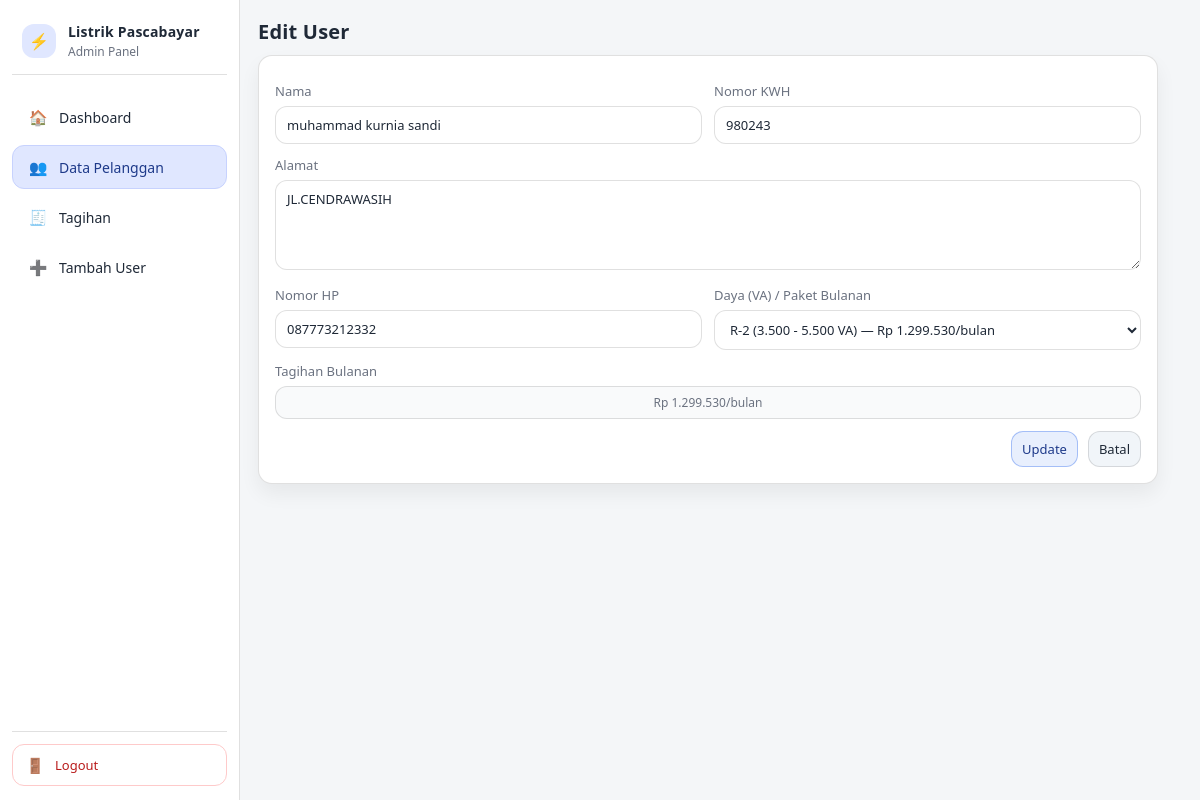
The app's page /users/edit.php?id=3 (signed in), older data.
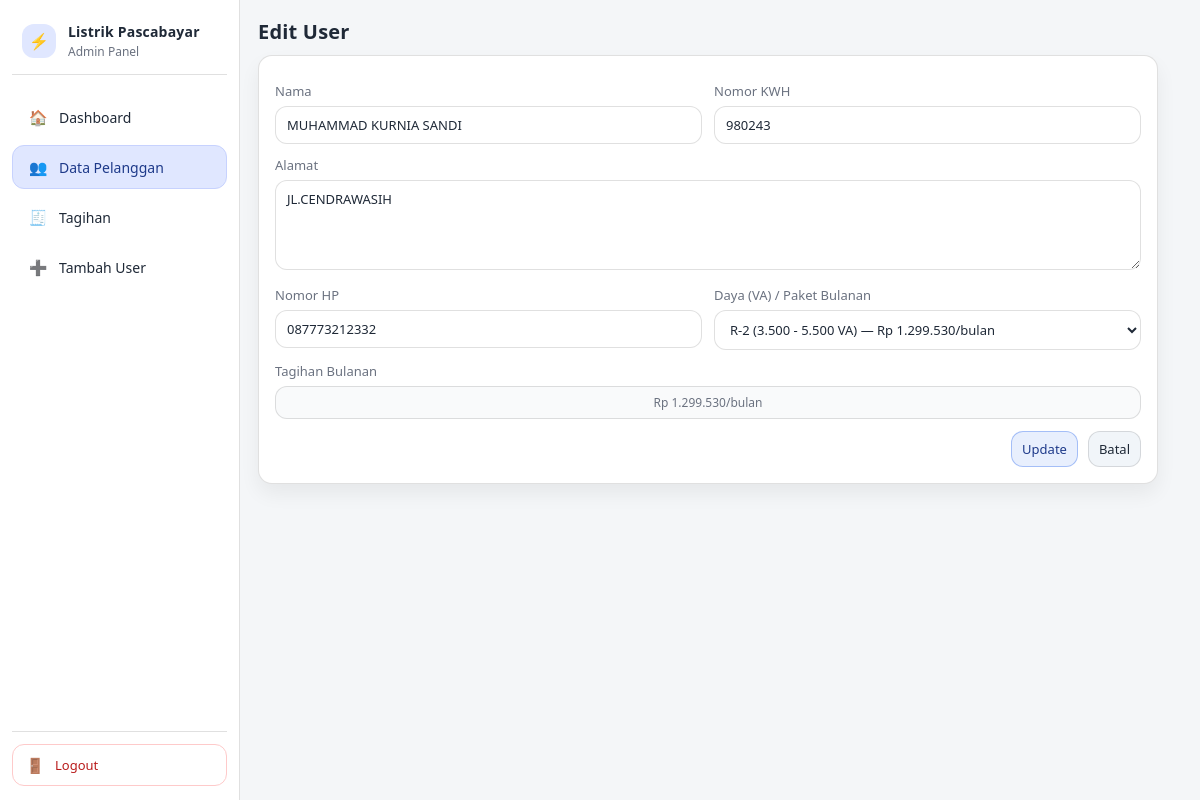
The same page, newer data.
### tables this page shows
CREATE TABLE `users` (
  `id` int(11) NOT NULL,
  `nama` varchar(100) NOT NULL,
  `nomor_kwh` varchar(30) NOT NULL,
  `alamat` text NOT NULL,
  `voltase` int(11) NOT NULL,
  `no_hp` varchar(13) NOT NULL,
  `created_at` timestamp NOT NULL DEFAULT current_timestamp(),
  `status` enum('BELUM LUNAS','LUNAS') NOT NULL DEFAULT 'BELUM LUNAS',
  `daya_va` int(11) NOT NULL DEFAULT 900,
  `tarif_per_kwh` decimal(10,2) NOT NULL DEFAULT 1352.00,
  `kwh` int(11) NOT NULL DEFAULT 0,
  `tagihan_bulanan` int(11) NOT NULL DEFAULT 452986
);

### users/edit.php (the view, shortened to what this page needs)
<?php
require __DIR__ . "/../partials/header.php";
require __DIR__ . "/../partials/sidebar.php";
require __DIR__ . "/../config.php";
$paket = [
  900  => 452986,
  1300 => 800700,
  2200 => 800700,
  3500 => 1299530,
  5500 => 1299530,
  6600 => 1699530,
];
function rupiah($n){
  return "Rp " . number_format((int)$n, 0, ',', '.');
}
$id = (int)($_GET['id'] ?? 0);
$stmt = $pdo->prepare("SELECT * FROM users WHERE id=?");
$stmt->execute([$id]);
$u = $stmt->fetch();
$valNama   = $_POST['nama'] ?? $u['nama'];
$valKwhNo  = $_POST['nomor_kwh'] ?? $u['nomor_kwh'];
$valAlamat = $_POST['alamat'] ?? $u['alamat'];
$valNoHp   = $_POST['no_hp'] ?? ($u['no_hp'] ?? '');
$valDaya   = (int)($_POST['daya_va'] ?? ($u['daya_va'] ?? 900));
$valBill   = (int)($paket[$valDaya] ?? ($u['tagihan_bulanan'] ?? 452986));
?>
<main class="content">
  <h2>Edit User</h2>
  <div class="form-card">
    <form method="post" autocomplete="off">
      <div class="form-grid">
        <div class="field">
          <label>Nama</label>
          <input type="text" name="nama" value="<?= htmlspecialchars($valNama) ?>">
        </div>
        <div class="field">
          <label>Nomor KWH</label>
          <input type="text" name="nomor_kwh" value="<?= htmlspecialchars($valKwhNo) ?>">
        </div>
        <div class="field span-2">
          <label>Alamat</label>
          <textarea name="alamat"><?= htmlspecialchars($valAlamat) ?></textarea>
        </div>
        <div class="field">
          <label>Nomor HP</label>
          <input type="text" name="no_hp" value="<?= htmlspecialchars($valNoHp) ?>">
        </div>
        <div class="field">
          <label>Daya (VA) / Paket Bulanan</label>
          <select name="daya_va" id="daya_va">
            <option value="3500" <?= ($valDaya===3500 || $valDaya===5500) ? 'selected' : '' ?>>R-2 (3.500 - 5.500 VA) — <?= rupiah(1299530) ?>/bulan</option>
          </select>
        </div>
        <div class="field span-2">
          <label>Tagihan Bulanan</label>
          <div class="tarif-pill" id="billInfo"><?= rupiah($valBill) ?>/bulan</div>
        </div>
      </div>
      <div class="form-actions">
        <button class="btn primary" type="submit">Update</button>
        <a class="btn" href="index.php">Batal</a>
      </div>
    </form>
  </div>
</main>
</div></body></html>

### partials/header.php (shortened to what this page needs)
<!doctype html>
<html>
<head>
  <link rel="stylesheet" href="/listrik-pascabayar/assets/style.css" />
</head>
<body>
<div class="app">

### partials/sidebar.php (shortened to what this page needs)
<?php
function activeExact($path){
  $uri = parse_url($_SERVER['REQUEST_URI'], PHP_URL_PATH);
  return $uri === $path ? 'active' : '';
}
function activePath($prefix){
  $uri = parse_url($_SERVER['REQUEST_URI'], PHP_URL_PATH);
  return str_starts_with($uri, $prefix) ? 'active' : '';
}
?>
<aside class="sidebar">
  <div class="sidebar-head">
    <div class="logo">⚡</div>
    <div>
      <div class="title">Listrik Pascabayar</div>
      <div class="subtitle">Admin Panel</div>
    </div>
  </div>
  <nav class="sidebar-nav">
    <a class="nav-item <?= activeExact('/listrik-pascabayar/dashboard.php') ?>" href="/listrik-pascabayar/dashboard.php">
      <span class="icon">🏠</span>
      <span>Dashboard</span>
    </a>
    <a class="nav-item <?= activePath('/listrik-pascabayar/users/') ?>" href="/listrik-pascabayar/users/index.php">
      <span class="icon">👥</span>
      <span>Data Pelanggan</span>
    </a>
    <a class="nav-item <?= activePath('/listrik-pascabayar/bills/') ?>" href="/listrik-pascabayar/bills/index.php">
      <span class="icon">🧾</span>
      <span>Tagihan</span>
    </a>
    <a class="nav-item <?= activeExact('/listrik-pascabayar/users/create.php') ?>" href="/listrik-pascabayar/users/create.php">
      <span class="icon">➕</span>
      <span>Tambah User</span>
    </a>
  </nav>
  <div class="sidebar-foot">
    <a class="nav-item logout" href="/listrik-pascabayar/logout.php">
      <span class="icon">🚪</span>
      <span>Logout</span>
    </a>
  </div>
</aside>

### assets/style.css (style rules this page uses)
:root { --bg:#f4f6f8; --panel:#ffffff; --card:#ffffff; --text:#1f2937; --muted:#6b7280; --line:rgba(0,0,0,.12); --primary:#2563eb; --primary-2:#1d4ed8; --danger:#dc2626; --radius:14px; --radius-lg:18px; --shadow: 0 14px 30px rgba(0,0,0,.08); --shadow-soft: 0 10px 20px rgba(0,0,0,.06); }
* { box-sizing:border-box; font-family:system-ui,Segoe UI,Arial; }
html,body { height:100%; }
body { margin:0; background:var(--bg); color:var(--text); font-size:14px; }
a { color:inherit; text-decoration:none; }
.app { display:flex; min-height:100vh; }
.sidebar { position:fixed; inset:0 auto 0 0; width:240px; background:var(--panel); border-right:1px solid var(--line); padding:14px 12px; display:flex; flex-direction:column; z-index:20; }
.sidebar-head { display:flex; align-items:center; gap:12px; padding:8px 10px 14px; border-bottom:1px solid var(--line); margin-bottom:12px; }
.sidebar-head .logo { width:34px; height:34px; border-radius:12px; display:grid; place-items:center; background:#e0e7ff; color:#1e40af; font-size:16px; }
.sidebar-head .title { font-weight:900; letter-spacing:.2px; }
.sidebar-head .subtitle { font-size:12px; color:var(--muted); margin-top:2px; }
.sidebar-nav { display:grid; gap:6px; margin-top:8px; }
.nav-item { display:flex; align-items:center; gap:10px; padding:10px 12px; border-radius:12px; border:1px solid transparent; transition:.18s ease; color:var(--text); font-size:13px; }
.nav-item .icon { width:20px; text-align:center; font-size:15px; opacity:.85; }
.nav-item.active { background:#e0e7ff; border-color:#c7d2fe; color:#1e3a8a; }
.nav-item.active .icon { opacity:1; }
.sidebar-foot { margin-top:auto; padding-top:12px; border-top:1px solid var(--line); }
.nav-item.logout { color:#b91c1c; border-color:#fecaca; }
.content { margin-left:240px; padding:18px; flex:1; }
h2 { margin:0 0 10px; letter-spacing:.2px; font-size:20px; font-weight:900; }
.btn { display:inline-flex; align-items:center; justify-content:center; gap:8px; padding:8px 10px; border-radius:12px; border:1px solid var(--line); background:#f1f5f9; cursor:pointer; color:var(--text); font-size:13px; transition:.15s ease; }
.btn.primary { background:rgba(37,99,235,.10); border-color:rgba(37,99,235,.35); color:#1e3a8a; }
.form-card { width:min(900px, 100%); border:1px solid var(--line); border-radius:var(--radius); background:var(--card); padding:16px; box-shadow: var(--shadow-soft); }
.form-grid { display:grid; grid-template-columns: repeat(2, minmax(0, 1fr)); gap:12px; margin-top:10px; }
.field label { display:block; font-size:13px; color:var(--muted); margin-bottom:6px; }
.field input, .field select, .field textarea { width:100%; padding:9px 11px; border-radius:12px; border:1px solid var(--line); background:#fff; color:var(--text); outline:none; font-size:13px; }
.field textarea { min-height:90px; resize:vertical; }
.span-2 { grid-column: 1 / -1; }
.form-actions { display:flex; justify-content:flex-end; gap:10px; margin-top:12px; flex-wrap:wrap; }
.tarif-pill { padding:7px 9px; border:1px solid var(--line); border-radius:12px; background:#f9fafb; font-size:12px; color:var(--muted); min-width:220px; text-align:center; }
.sidebar-nav .nav-item { gap:10px; }
.sidebar-nav .nav-item .icon { width:22px; display:inline-flex; justify-content:center; }
.sidebar-nav .nav-item { font-size:14px; padding:11px 14px; }

Row changes from the older to the newer data that the page shows:
changed users "JL.CENDRAWASIH": nama "muhammad kurnia sandi" → "MUHAMMAD KURNIA SANDI"
